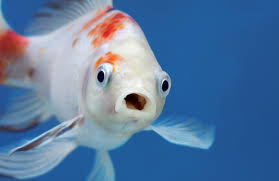
#> input picture fish.jpg, 279 x 181 px
$ jupyter execute edge_detection.ipynb   (older library calls are emulated)
#> lines starting #> are read from the running program, lines starting #| are printed output that depends on the picture; after the words box and inside, x2 and y2 are one past the last pixel; in counts of white or black regions, pixels touching at a corner belong together
Qualification Edge Detection - TH24-1

[cell 1]
import cv2
from matplotlib import pyplot as plt

img = cv2.imread('fish.jpg')
#> img is the input picture: shape (181, 279, 3); mean B, G, R 159.9, 121.3, 88.2

rgb_img = cv2.cvtColor(img, cv2.COLOR_BGR2RGB)
plt.imshow(rgb_img)
plt.show()

grayscale = cv2.cvtColor(img, cv2.COLOR_BGR2GRAY)
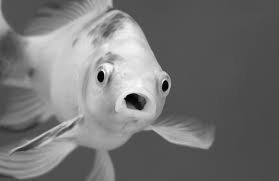
#> grayscale: shape (181, 279); min 1, max 254, mean 115.8

# Laplace
laplician_img = cv2.Laplacian(grayscale, cv2.CV_64F)
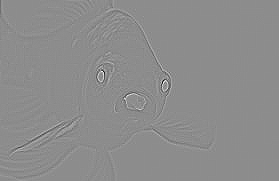
#> laplician_img: shape (181, 279) float64; min -329, max 267, mean 0; drawn with min black and max white
plt.imshow(laplician_img, "gray")
plt.show()

# Sobel
sobel_x = cv2.Sobel(grayscale, cv2.CV_64F, 1, 0, 3)
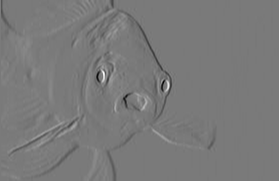
#> sobel_x: shape (181, 279) float64; min -780, max 847, mean -0.7; drawn with min black and max white
sobel_y = cv2.Sobel(grayscale, cv2.CV_64F, 0, 1, 3)
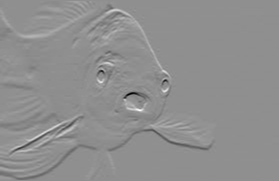
#> sobel_y: shape (181, 279) float64; min -856, max 664, mean -0.3; drawn with min black and max white

plt.imshow(sobel_x, "gray")
plt.title("sobel x")
plt.show()

plt.imshow(sobel_y, "gray")
plt.title("sobel y")
plt.show()

# Canny
canny = cv2.Canny(grayscale, 100, 200)
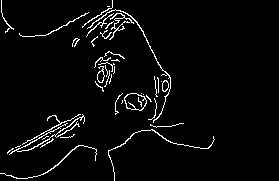
#> canny: shape (181, 279); 3.7% white in thin lines or dots, all inside (x1, y1, x2, y2) = (0, 0, 215, 181)
plt.imshow(canny, "gray")
plt.show()
